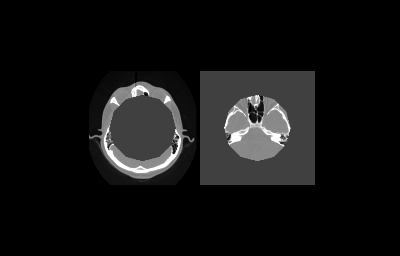

Generate this figure with Python:
#!/usr/bin/env python

# Test vtkImageStencil with a polydata stencil, combining a sphere stencil
# and a contour-based stencil side by side using vtkImageAppend.

# Factory overrides
import vtkmodules.vtkInteractionStyle  # noqa: F401
import vtkmodules.vtkRenderingFreeType  # noqa: F401
import vtkmodules.vtkRenderingOpenGL2  # noqa: F401

import os

from vtkmodules.vtkCommonDataModel import vtkPlane
from vtkmodules.vtkFiltersCore import (
    vtkCutter,
    vtkImageAppend,
    vtkStripper,
    vtkTriangleFilter,
)
from vtkmodules.vtkFiltersSources import vtkSphereSource
from vtkmodules.vtkIOImage import vtkPNGReader
from vtkmodules.vtkImagingStencil import (
    vtkImageStencil,
    vtkPolyDataToImageStencil,
)
from vtkmodules.vtkInteractionStyle import vtkInteractorStyleImage
from vtkmodules.vtkRenderingCore import (
    vtkRenderWindow,
    vtkRenderWindowInteractor,
    vtkRenderer,
)
from vtkmodules.vtkRenderingCore import vtkImageSlice, vtkImageSliceMapper

data_dir = os.environ.get("VPE_DATA_DIR", os.path.dirname(os.path.abspath(__file__)))

# Read image
reader = vtkPNGReader()
reader.SetDataSpacing(0.8, 0.8, 1.5)
reader.SetDataOrigin(0.0, 0.0, 0.0)
reader.SetFileName(os.path.join(data_dir, "fullhead15.png"))

# Create sphere stencil
sphere = vtkSphereSource()
sphere.SetPhiResolution(12)
sphere.SetThetaResolution(12)
sphere.SetCenter(102, 102, 0)
sphere.SetRadius(60)

triangle = vtkTriangleFilter()
triangle.SetInputConnection(sphere.GetOutputPort())

stripper = vtkStripper()
stripper.SetInputConnection(triangle.GetOutputPort())

data_to_stencil = vtkPolyDataToImageStencil()
data_to_stencil.SetInputConnection(stripper.GetOutputPort())
data_to_stencil.SetOutputSpacing(0.8, 0.8, 1.5)
data_to_stencil.SetOutputOrigin(0.0, 0.0, 0.0)

stencil = vtkImageStencil()
stencil.SetInputConnection(reader.GetOutputPort())
stencil.SetStencilConnection(data_to_stencil.GetOutputPort())
stencil.ReverseStencilOn()
stencil.SetBackgroundValue(500)

# Create contour-based stencil
reader2 = vtkPNGReader()
reader2.SetDataSpacing(0.8, 0.8, 1.5)
reader2.SetDataOrigin(0.0, 0.0, 0.0)
reader2.SetFileName(os.path.join(data_dir, "fullhead15.png"))

plane = vtkPlane()
plane.SetOrigin(0, 0, 0)
plane.SetNormal(0, 0, 1)

cutter = vtkCutter()
cutter.SetInputConnection(sphere.GetOutputPort())
cutter.SetCutFunction(plane)

stripper2 = vtkStripper()
stripper2.SetInputConnection(cutter.GetOutputPort())

data_to_stencil2 = vtkPolyDataToImageStencil()
data_to_stencil2.SetInputConnection(stripper2.GetOutputPort())
data_to_stencil2.SetOutputSpacing(0.8, 0.8, 1.5)
data_to_stencil2.SetOutputOrigin(0.0, 0.0, 0.0)

stencil2 = vtkImageStencil()
stencil2.SetInputConnection(reader2.GetOutputPort())
stencil2.SetStencilConnection(data_to_stencil2.GetOutputPort())
stencil2.SetBackgroundValue(500)

# Append both stencil results side by side
image_append = vtkImageAppend()
image_append.SetInputConnection(stencil.GetOutputPort())
image_append.AddInputConnection(stencil2.GetOutputPort())

# Display using vtkImageSliceMapper + vtkImageSlice
image_mapper = vtkImageSliceMapper()
image_mapper.SetInputConnection(image_append.GetOutputPort())

image_slice = vtkImageSlice()
image_slice.SetMapper(image_mapper)
image_slice.GetProperty().SetColorWindow(2000)
image_slice.GetProperty().SetColorLevel(1000)

# Renderer
renderer = vtkRenderer()
renderer.AddViewProp(image_slice)

# Window
render_window = vtkRenderWindow()
render_window.AddRenderer(renderer)
render_window.SetSize(400, 256)
render_window.SetWindowName("image stencil with polydata")

# Interactor
interactor = vtkRenderWindowInteractor()
interactor.SetRenderWindow(render_window)
interactor_style_image = vtkInteractorStyleImage()
interactor.SetInteractorStyle(interactor_style_image)

# Scene
renderer.GetActiveCamera().ParallelProjectionOn()
renderer.ResetCamera()

interactor.Initialize()
interactor.Start()
